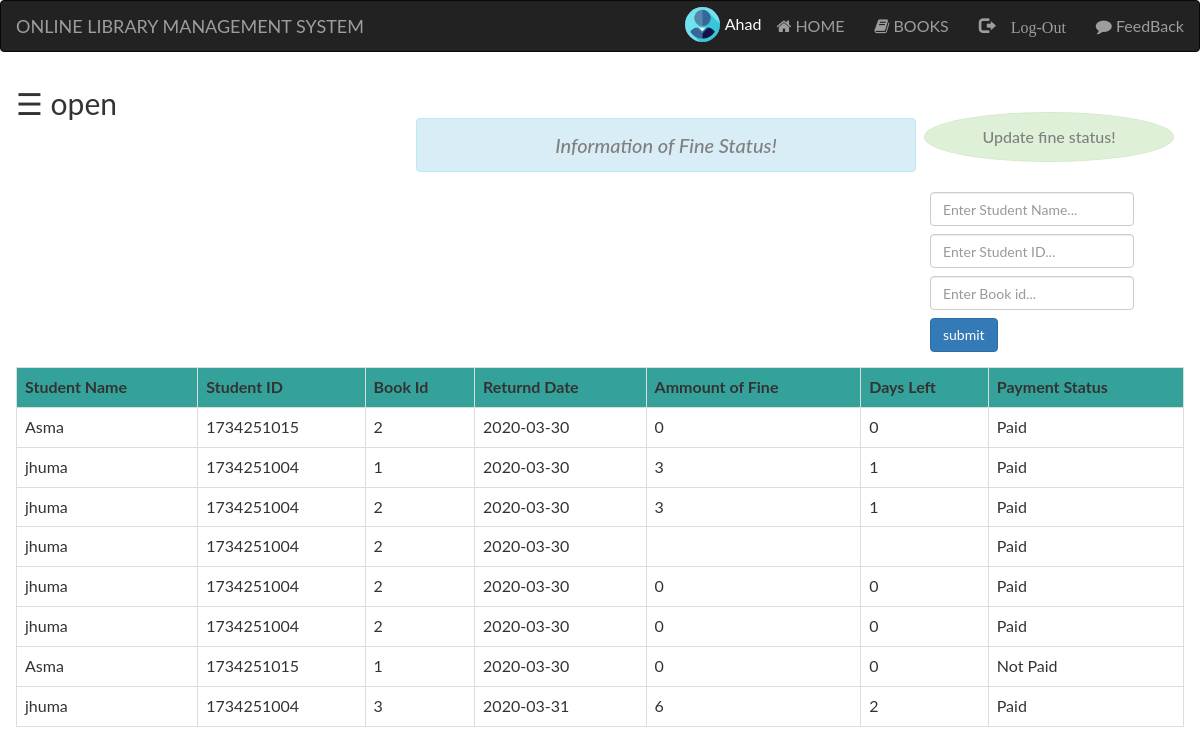
Page /admin/fine.php (signed in) on the committed database.
### tables this page shows
CREATE TABLE `fine` (
  `username` varchar(100) NOT NULL,
  `bid` int(11) NOT NULL,
  `returned` varchar(100) NOT NULL,
  `roll` varchar(10) NOT NULL,
  `ammount` varchar(100) NOT NULL,
  `days_left` varchar(10) NOT NULL,
  `status` varchar(20) NOT NULL
);

### admin/fine.php (the view, shortened to what this page needs)
<?php
require '../db/dbcon.php';
require 'nav.php';
?>
<!DOCTYPE html>
<html>
<head>
</head>
<body>
            <div id="main">
                <span style="font-size:30px;cursor:pointer" onclick="openNav()">&#9776; open</span>
<div class="alert alert-info" style="margin-left: 400px;text-align: center; width: 500px; color: gray; font-style: italic; font-size: 20px;">
	<h5>Information of Fine Status!</h5>
</div>
<div style= "float:right; margin-right: 10px; margin-top: -80px; width:250px; text-align:center;border-radius:50%;color: gray;" class="alert alert-success">
	<h5>Update fine status!</h5>
</div>
<div class="search">
	<form style="float: right;margin-right: 50px;" class="form-group" action="" method="POST">
		<input style="width: auto; " type="text" name="stu_name" class="form-control" placeholder="Enter Student Name..." required="">
		<input style="width: auto;margin-top: 8px;" type="text" name="Stu_id" class="form-control" placeholder="Enter Student ID..." required="">
		<input style="width: auto;margin-top: 8px;" type="text" name="book_id" class="form-control" placeholder="Enter Book id..." required="">
		<button style="width: auto;margin-top: 8px;" class="btn btn-primary" name="submit_paid">submit</button>
	</form>
</div>
	<?php
	$fine_data = mysqli_query($link, "SELECT * FROM `fine`");
	echo "<table class = 'table table-bordered table-hover'>";
			echo "<tr style ='background-color:#34a29b;'>";
				 echo "<th>";
				 echo "Student Name";
				 echo "</th>";
				 echo "<th>" ;
				 echo "Student ID";
				 echo "</th>";
				 echo "<th>" ;
				 echo "Book Id";
				 echo "</th>";
				 echo "<th>";
				 echo "Returnd Date";
				 echo "</th>";
				 echo "<th>" ;
				 echo "Ammount of Fine";
				 echo "</th>";
				 echo "<th>" ;
				 echo "Days Left";
				 echo "</th>";
				 echo "<th>" ;
				 echo "Payment Status";
				 echo "</th>";
			  echo "</tr>";
			 while($row = mysqli_fetch_assoc($fine_data)){
			 	echo "<tr>";
			 		echo "<td>";
			 			echo $row['username'];
			 		echo "</td>";
			 		echo "<td>";
			 			echo $row['roll'];
			 		echo "</td>";
			 		echo "<td>";
			 			echo $row['bid'];
			 		echo "</td>";
			 		echo "<td>";
			 			echo $row['returned'];
			 		echo "</td>";
			 		echo "<td>";
			 			echo $row['ammount'];
			 		echo "</td>";
			 		echo "<td>";
			 			echo $row['days_left'];
			 		echo "</td>";
			 		echo "<td>";
			 			echo $row['status'];
			 		echo "</td>";
			 	echo "</tr>";
			 }
	?>
</div>
</body>
</html>

### css/style.css (style rules this page uses)
html, body, div, span, object, iframe, h1, h2, h3, h4, h5, h6, p, blockquote, pre, abbr, address, cite, code, del, dfn, em, img, ins, kbd, q, samp, small, strong, sub, sup, var, b, i, dl, dt, dd, ol, ul, li, fieldset, form, label, legend, table, caption, tbody, tfoot, thead, tr, th, td, article, aside, canvas, details, figcaption, figure, footer, header, hgroup, menu, nav, section, summary, time, mark, audio, video { margin:0; padding:0; border:0; outline:0; font-size:100%; vertical-align:baseline; background:transparent; }
body { line-height:1; }
table { border-collapse:collapse; border-spacing:0; }
input, select { vertical-align:middle; }
input { height: 25px; width: 300px; }

### admin/fine.php (style rules this page uses)
body { font-family: "Lato", sans-serif; transition: background-color .5s; }
#main { transition: margin-left .5s; padding: 16px; }

### rows in the picture
fine: username "Asma", roll "1734251015", bid "2", returned "2020-03-30", ammount "0", days_left "0", status "Paid"
fine: username "jhuma", roll "1734251004", bid "1", returned "2020-03-30", ammount "3", days_left "1", status "Paid"
fine: username "jhuma", roll "1734251004", bid "2", returned "2020-03-30", ammount "3", days_left "1", status "Paid"
fine: username "jhuma", roll "1734251004", bid "2", returned "2020-03-30", status "Paid"
fine: username "jhuma", roll "1734251004", bid "2", returned "2020-03-30", ammount "0", days_left "0", status "Paid"
fine: username "jhuma", roll "1734251004", bid "2", returned "2020-03-30", ammount "0", days_left "0", status "Paid"
fine: username "Asma", roll "1734251015", bid "1", returned "2020-03-30", ammount "0", days_left "0", status "Not Paid"
fine: username "jhuma", roll "1734251004", bid "3", returned "2020-03-31", ammount "6", days_left "2", status "Paid"

### other values in the picture
$_SESSION['activeUser']['firstname'] "Ahad"
